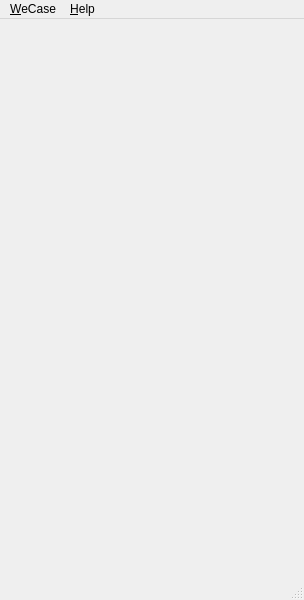
<?xml version="1.0" encoding="UTF-8"?>
<ui version="4.0">
 <class>frm_MainWindow</class>
 <widget class="QMainWindow" name="frm_MainWindow">
  <property name="geometry">
   <rect>
    <x>0</x>
    <y>0</y>
    <width>304</width>
    <height>600</height>
   </rect>
  </property>
  <property name="windowTitle">
   <string>WeCase</string>
  </property>
  <widget class="QWidget" name="centralwidget"/>
  <widget class="QMenuBar" name="menubar">
   <property name="geometry">
    <rect>
     <x>0</x>
     <y>0</y>
     <width>304</width>
     <height>24</height>
    </rect>
   </property>
   <widget class="QMenu" name="menu_WeCase">
    <property name="title">
     <string>&amp;WeCase</string>
    </property>
    <addaction name="action_Refresh"/>
    <addaction name="separator"/>
    <addaction name="action_Log_out"/>
    <addaction name="action_Exit"/>
   </widget>
   <widget class="QMenu" name="menuHelp">
    <property name="title">
     <string>&amp;Help</string>
    </property>
    <addaction name="action_About"/>
   </widget>
   <addaction name="menu_WeCase"/>
   <addaction name="menuHelp"/>
  </widget>
  <widget class="QStatusBar" name="statusbar"/>
  <action name="action_About">
   <property name="text">
    <string>&amp;About...</string>
   </property>
  </action>
  <action name="action_Refresh">
   <property name="text">
    <string>&amp;Refresh</string>
   </property>
  </action>
  <action name="action_Log_out">
   <property name="text">
    <string>&amp;Log out</string>
   </property>
  </action>
  <action name="action_Exit">
   <property name="text">
    <string>&amp;Exit</string>
   </property>
  </action>
 </widget>
 <resources/>
 <connections/>
</ui>
